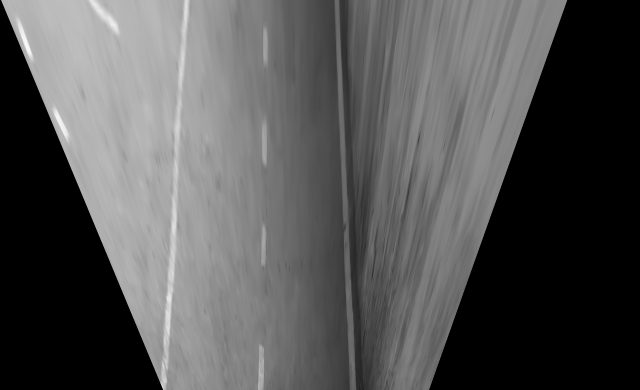
#> input picture CV_IPM_Task/ipm_image/ipm_image10.png, 1280 x 780 px, given in place of ipm_image0.png, which was not available (shown at 1/2 size)
$ python histogram.py
#> lines starting #> are read from the running program, lines starting #| are printed output that depends on the picture; pictures that were not available may be replaced by others from this repository, and a replacement may not be noted
import numpy as np
import scipy as sc
import cv2
import matplotlib.pyplot as plt

i = 0
while(i < 99):
    path = f'/Users/kshitijvaidya/Desktop/VirtualEnvironment/CV_IPM_Task/ipm_image/ipm_image{i}.png'
    image = cv2.imread(path)
#> image is the input picture: shape (780, 1280, 3); min 0, max 249, mean 84.1
    image = cv2.cvtColor(image, cv2.COLOR_BGR2GRAY)
#> image: shape (780, 1280)
    hist = cv2.calcHist([image], [0], None, [255], [1, 256])
#> hist = 255 values, max 9872 at index 178, min 0 at index 0, mean 2547.1
    plt.plot(hist)
    plt.title(f'Histogram : Image {i}')
    save_path = f'/Users/kshitijvaidya/Desktop/VirtualEnvironment/CV_IPM_Task/Histograms/histogram{i}.png'
    plt.savefig(save_path)
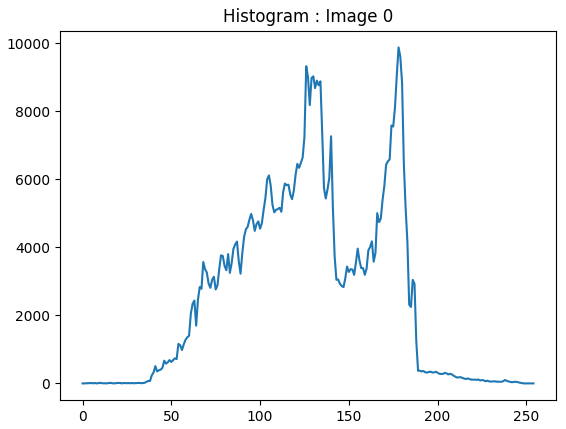
#> figure drawn by matplotlib, 1 panel; curve peaks at x = 178, y = 9872
    plt.show()
    i = i + 1
#> pass 2 of the loop `while(i < 99):`:
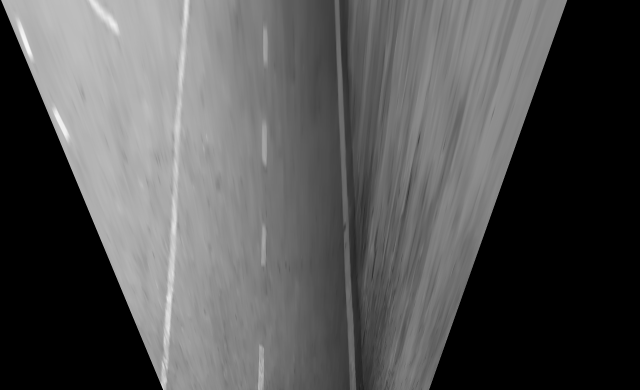
#> input picture CV_IPM_Task/ipm_image/ipm_image11.png, 1280 x 780 px, given in place of ipm_image1.png, which was not available (shown at 1/2 size)
#> image is the input picture: shape (780, 1280, 3); min 0, max 249, mean 84
#> image: shape (780, 1280)
#> hist = 255 values, max 10042 at index 178, min 0 at index 0, mean 2547.1
#> `plt.savefig(save_path)`:
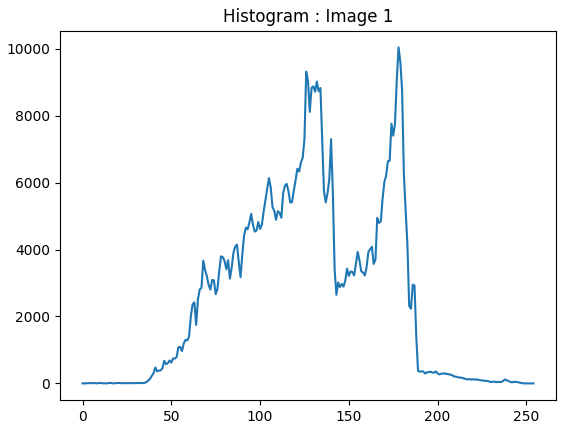
#> figure drawn by matplotlib, 1 panel; curve peaks at x = 178, y = 10042
#> (the run stopped early here; a loop or call above may not have finished)
